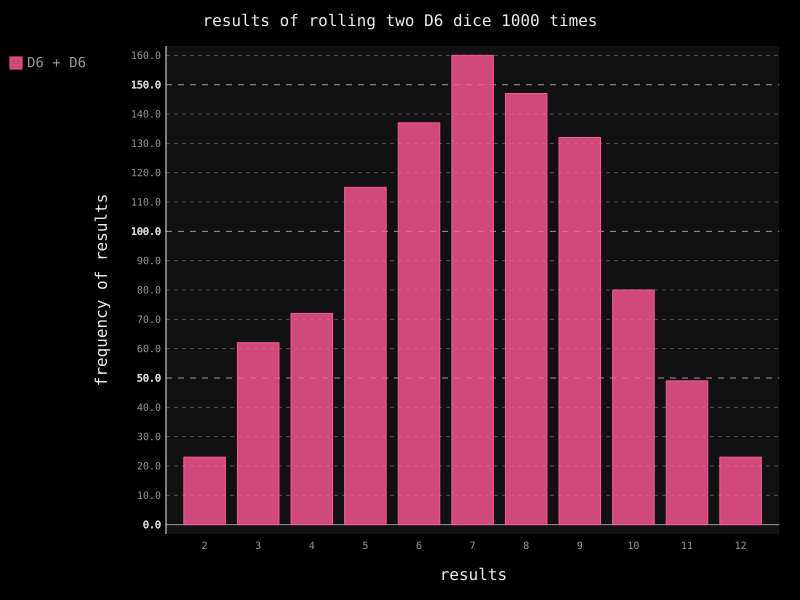

Source code (Python):
import pygal

from die import Die

die_1 = Die()
die_2 = Die()

results = []

for roll_num in range(1000):
	result = die_1.roll() + die_2.roll()
	results.append(result)

frequencies = []

max_result = die_1.num_sides + die_2.num_sides

for value in range(2,max_result+1):
	frequency = results.count(value)
	frequencies.append(frequency)

hist = pygal.Bar()

hist.title = "results of rolling two D6 dice 1000 times"
hist.x_labels = [str(x) for x in range(2,max_result+1)]
hist.x_title = "results"
hist.y_title = "frequency of results"

hist.add('D6 + D6',frequencies)
hist.render_to_file('dice_visual.svg')
